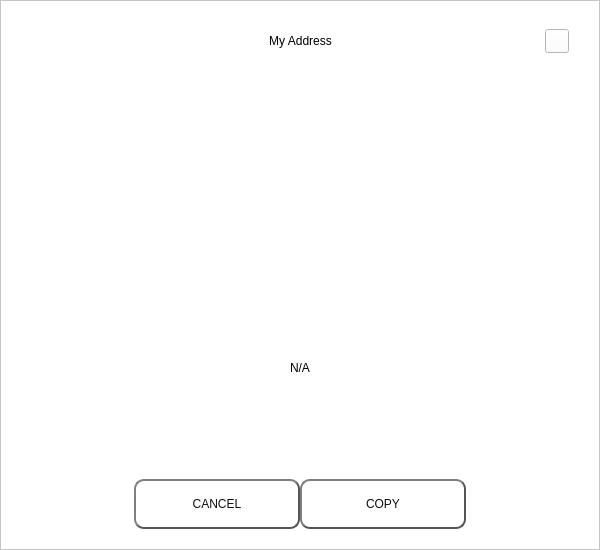
<?xml version="1.0" encoding="UTF-8"?>
<ui version="4.0">
 <class>ReceiveDialog</class>
 <widget class="QDialog" name="ReceiveDialog">
  <property name="geometry">
   <rect>
    <x>0</x>
    <y>0</y>
    <width>600</width>
    <height>550</height>
   </rect>
  </property>
  <property name="windowTitle">
   <string>Dialog</string>
  </property>
  <property name="styleSheet">
   <string notr="true">background:white;</string>
  </property>
  <layout class="QVBoxLayout" name="verticalLayout_2">
   <property name="spacing">
    <number>0</number>
   </property>
   <property name="leftMargin">
    <number>0</number>
   </property>
   <property name="topMargin">
    <number>0</number>
   </property>
   <property name="rightMargin">
    <number>0</number>
   </property>
   <property name="bottomMargin">
    <number>0</number>
   </property>
   <item>
    <widget class="QFrame" name="frameContainer">
     <property name="frameShape">
      <enum>QFrame::StyledPanel</enum>
     </property>
     <property name="frameShadow">
      <enum>QFrame::Raised</enum>
     </property>
     <layout class="QVBoxLayout" name="verticalLayout">
      <property name="spacing">
       <number>0</number>
      </property>
      <property name="leftMargin">
       <number>30</number>
      </property>
      <property name="topMargin">
       <number>20</number>
      </property>
      <property name="rightMargin">
       <number>30</number>
      </property>
      <property name="bottomMargin">
       <number>20</number>
      </property>
      <item>
       <layout class="QHBoxLayout" name="horizontalLayout_3">
        <property name="spacing">
         <number>0</number>
        </property>
        <item>
         <spacer name="horizontalSpacer_21">
          <property name="orientation">
           <enum>Qt::Horizontal</enum>
          </property>
          <property name="sizeHint" stdset="0">
           <size>
            <width>40</width>
            <height>20</height>
           </size>
          </property>
         </spacer>
        </item>
        <item>
         <widget class="QLabel" name="labelTitle">
          <property name="minimumSize">
           <size>
            <width>0</width>
            <height>40</height>
           </size>
          </property>
          <property name="maximumSize">
           <size>
            <width>16777215</width>
            <height>40</height>
           </size>
          </property>
          <property name="styleSheet">
           <string notr="true">padding-left:24px;</string>
          </property>
          <property name="text">
           <string>My Address</string>
          </property>
          <property name="alignment">
           <set>Qt::AlignCenter</set>
          </property>
          <property name="margin">
           <number>7</number>
          </property>
         </widget>
        </item>
        <item>
         <spacer name="horizontalSpacer">
          <property name="orientation">
           <enum>Qt::Horizontal</enum>
          </property>
          <property name="sizeHint" stdset="0">
           <size>
            <width>40</width>
            <height>20</height>
           </size>
          </property>
         </spacer>
        </item>
        <item>
         <widget class="QPushButton" name="btnEsc">
          <property name="minimumSize">
           <size>
            <width>24</width>
            <height>24</height>
           </size>
          </property>
          <property name="maximumSize">
           <size>
            <width>24</width>
            <height>24</height>
           </size>
          </property>
          <property name="focusPolicy">
           <enum>Qt::NoFocus</enum>
          </property>
          <property name="text">
           <string/>
          </property>
         </widget>
        </item>
       </layout>
      </item>
      <item>
       <spacer name="verticalSpacer">
        <property name="orientation">
         <enum>Qt::Vertical</enum>
        </property>
        <property name="sizeType">
         <enum>QSizePolicy::Fixed</enum>
        </property>
        <property name="sizeHint" stdset="0">
         <size>
          <width>20</width>
          <height>20</height>
         </size>
        </property>
       </spacer>
      </item>
      <item alignment="Qt::AlignHCenter">
       <widget class="QLabel" name="labelQrImg">
        <property name="minimumSize">
         <size>
          <width>260</width>
          <height>260</height>
         </size>
        </property>
        <property name="maximumSize">
         <size>
          <width>260</width>
          <height>260</height>
         </size>
        </property>
        <property name="text">
         <string/>
        </property>
        <property name="alignment">
         <set>Qt::AlignCenter</set>
        </property>
       </widget>
      </item>
      <item>
       <spacer name="verticalSpacer_2">
        <property name="orientation">
         <enum>Qt::Vertical</enum>
        </property>
        <property name="sizeType">
         <enum>QSizePolicy::Fixed</enum>
        </property>
        <property name="sizeHint" stdset="0">
         <size>
          <width>20</width>
          <height>20</height>
         </size>
        </property>
       </spacer>
      </item>
      <item alignment="Qt::AlignHCenter">
       <widget class="QLabel" name="labelAddress">
        <property name="text">
         <string notr="true">N/A</string>
        </property>
       </widget>
      </item>
      <item>
       <spacer name="verticalSpacer_3">
        <property name="orientation">
         <enum>Qt::Vertical</enum>
        </property>
        <property name="sizeType">
         <enum>QSizePolicy::Expanding</enum>
        </property>
        <property name="sizeHint" stdset="0">
         <size>
          <width>20</width>
          <height>20</height>
         </size>
        </property>
       </spacer>
      </item>
      <item>
       <layout class="QHBoxLayout" name="horizontalLayout" stretch="1,2,2,1">
        <property name="leftMargin">
         <number>20</number>
        </property>
        <property name="rightMargin">
         <number>20</number>
        </property>
        <item>
         <spacer name="horizontalSpacer1">
          <property name="orientation">
           <enum>Qt::Horizontal</enum>
          </property>
          <property name="sizeHint" stdset="0">
           <size>
            <width>40</width>
            <height>20</height>
           </size>
          </property>
         </spacer>
        </item>
        <item>
         <widget class="QPushButton" name="btnCancel">
          <property name="minimumSize">
           <size>
            <width>0</width>
            <height>50</height>
           </size>
          </property>
          <property name="focusPolicy">
           <enum>Qt::NoFocus</enum>
          </property>
          <property name="styleSheet">
           <string notr="true">QPushButton {
color: #0F0F0F;
border: 2px solid #555;
border-radius: 10px;
border-style: outset;
background: qradialgradient(
cx: 0.3, cy: -0.4, fx: 0.3, fy: -0.4,
radius: 1.35, stop: 0 #d1d5db, stop: 1 #d1d5db
);
padding: 5px;
}

QPushButton:hover {
background: qradialgradient(
cx: 0.3, cy: -0.4, fx: 0.3, fy: -0.4,
radius: 1.35, stop: 0 #d1d5db, stop: 1 #d1d5db
);
}</string>
          </property>
          <property name="text">
           <string>CANCEL</string>
          </property>
         </widget>
        </item>
        <item>
         <widget class="QPushButton" name="btnSave">
          <property name="minimumSize">
           <size>
            <width>0</width>
            <height>50</height>
           </size>
          </property>
          <property name="focusPolicy">
           <enum>Qt::NoFocus</enum>
          </property>
          <property name="styleSheet">
           <string notr="true">QPushButton {
color: #0F0F0F;
border: 2px solid #555;
border-radius: 10px;
border-style: outset;
background: qradialgradient(
cx: 0.3, cy: -0.4, fx: 0.3, fy: -0.4,
radius: 1.35, stop: 0 #d1d5db, stop: 1 #d1d5db
);
padding: 5px;
}

QPushButton:hover {
background: qradialgradient(
cx: 0.3, cy: -0.4, fx: 0.3, fy: -0.4,
radius: 1.35, stop: 0 #d1d5db, stop: 1 #d1d5db
);
}</string>
          </property>
          <property name="text">
           <string>COPY</string>
          </property>
         </widget>
        </item>
        <item>
         <spacer name="horizontalSpacer_2">
          <property name="orientation">
           <enum>Qt::Horizontal</enum>
          </property>
          <property name="sizeHint" stdset="0">
           <size>
            <width>40</width>
            <height>20</height>
           </size>
          </property>
         </spacer>
        </item>
       </layout>
      </item>
     </layout>
    </widget>
   </item>
  </layout>
 </widget>
 <resources/>
 <connections/>
</ui>
